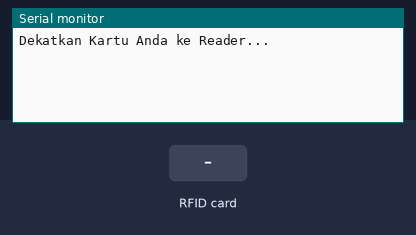
Bench run of a sketch on a simulated Arduino Mega 2560, built with avr-gcc and run on an emulated ATmega2560. Parts: the last lines printed to the serial monitor. Inputs (shaded band) come from the test bench. The local clock reads 2024-03-15 10:24:30 at power-on unless the sketch sets it.

Above: at 1.2 s.
1.3 s: RFID card 15 90 03 46 held to the reader
At 2.5 s:
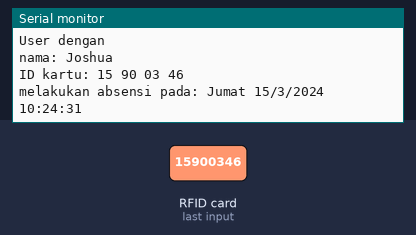
2.8 s: RFID card 5E 7A 19 C4 held to the reader
At 3.7 s:
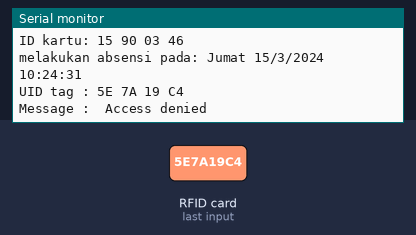

Measured:
- after the input at 1.3 s, the serial monitor: prints a new line at once (image 1)
- after the input at 2.8 s, the serial monitor: prints a new line at once (image 2)

The sketch:

simantech-rfid-absensi.ino
```cpp
/*
 *
 * All the resources for this project: https://randomnerdtutorials.com/
 * Modified by Rui Santos
 *
 * Created by FILIPEFLOP
 *
 */

// Date and time functions using a DS1307 RTC connected via I2C and Wire lib
#include "RTClib.h"

RTC_DS1307 rtc;

char daysOfTheWeek[7][12] = {"Minggu", "Senin", "Selasa", "Rabu", "Kamis", "Jumat", "Sabtu"};
char buff[100];

#include <SPI.h>
#include <MFRC522.h>

#define SS_PIN 53
#define RST_PIN 5
MFRC522 mfrc522(SS_PIN, RST_PIN);   // Create MFRC522 instance.

const String UID_KARTU_RFID = "15 90 03 46"; // Ini diganti sesuai dengan UID kartu RFID Anda
const String NAMA_USER = "Joshua"; // Ini adalah nama user yang memiliki akses kartu RFID

void setup()
{
  Serial.begin(9600);   // Initiate a serial communication
  // Setup SPI and RFID Reader
  SPI.begin();      // Initiate  SPI bus
  mfrc522.PCD_Init();   // Initiate MFRC522
  Serial.println("Dekatkan Kartu Anda ke Reader...");
  Serial.println();

  // Setup RTC
  if (! rtc.begin()) {
    Serial.println("Couldn't find RTC");
    Serial.flush();
    abort();
  }

  if (! rtc.isrunning()) {
    Serial.println("RTC is NOT running, let's set the time!");
    // When time needs to be set on a new device, or after a power loss, the
    // following line sets the RTC to the date & time this sketch was compiled
    rtc.adjust(DateTime(F(__DATE__), F(__TIME__)));
    // This line sets the RTC with an explicit date & time, for example to set
    // January 21, 2014 at 3am you would call:
    // rtc.adjust(DateTime(2014, 1, 21, 3, 0, 0));
  }

}

String getCurrentTimeString()
{
    DateTime now = rtc.now();
    sprintf(buff, "%s %d/%d/%d %02d:%02d:%02d", daysOfTheWeek[now.dayOfTheWeek()],now.day(),now.month(),now.year(), now.hour(), now.minute(), now.second());
    return buff;
}

void loop()
{
  // Look for new cards
  if ( ! mfrc522.PICC_IsNewCardPresent())
  {
    return;
  }
  // Select one of the cards
  if ( ! mfrc522.PICC_ReadCardSerial())
  {
    return;
  }
  //Show UID on serial monitor
  Serial.print("UID tag :");
  String content= "";
  byte letter;
  for (byte i = 0; i < mfrc522.uid.size; i++)
  {
     Serial.print(mfrc522.uid.uidByte[i] < 0x10 ? " 0" : " ");
     Serial.print(mfrc522.uid.uidByte[i], HEX);
     content.concat(String(mfrc522.uid.uidByte[i] < 0x10 ? " 0" : " "));
     content.concat(String(mfrc522.uid.uidByte[i], HEX));
  }
  Serial.println();
  Serial.print("Message : ");
  content.toUpperCase();
  if (content.substring(1) == UID_KARTU_RFID) //main logic untuk menentukan akses
  {
    Serial.println("Authorized access");
    Serial.println();
    String finalMessage = "User dengan \nnama: " + NAMA_USER + "\nID kartu: " + UID_KARTU_RFID + "\nmelakukan absensi pada: " + getCurrentTimeString();
    Serial.println(finalMessage);
    delay(1000); // kasih delay 1 detik sebelum membaca data baru
  }

 else   {
    Serial.println(" Access denied");
    delay(1000); // kasih delay 1 detik sebelum membaca data baru
  }


}
```
